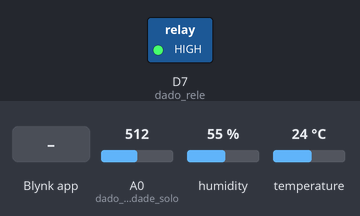
Simulated run of this sketch. Board: ESP8266 (NodeMCU). On the bench: switched loads named in the sketch (green lamp = pin HIGH). The inputs (shaded band) are chosen by the test bench; at power-on: A0 (dado_umidade_solo) = 512, humidity 55 %, temperature 24 °C. WiFi joins after 1.5 s; servers stay silent unless stated; what the sketch prints to the serial monitor is not drawn.

Above: at 3.0 s.
3.1 s: Blynk app writes 1 to V1
At 4.2 s:
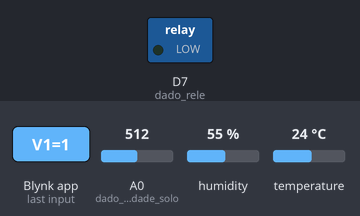
5.3 s: Blynk app writes 0 to V1
At 6.6 s:
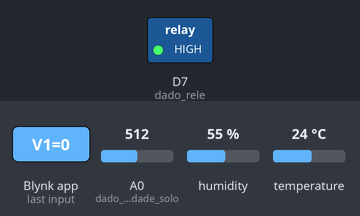
7.3 s: Blynk app writes 200 to V1
At 8.4 s:
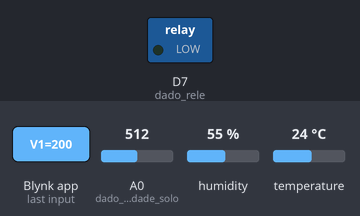
Timing chart, 0 to 10.3 s (numbered marks = the images above; inputs shaded):
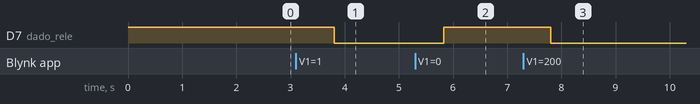

The sketch:

main.ino
```cpp
// Parâmetros Blynk
#define BLYNK_AUTH_TOKEN "SEU_AUTH_TOKEN"
#define BLYNK_TEMPLATE_ID "SEU_TEMPLATE_ID"
#define BLYNK_TEMPLATE_NAME "Seu_Template_Name"

#define BLYNK_PRINT Serial

// Bibliotecas
#include <DHT.h>
#include <ESP8266WiFi.h>
#include <BlynkSimpleEsp8266.h>

// Rede Wi-Fi
char ssid[] = "SUA_REDE_WIFI";
char auth[] = BLYNK_AUTH_TOKEN;
char pass[] = "SUA_SENHA_WIFI";

// Pinos de dados
#define dado_rele D7
#define dado_umidade_solo A0

// Variáveis auxiliares
bool botao_bomba = false;
bool modo_automatico = false;

int limite_umidade_solo = 50;
int umidade_solo = 0;

BlynkTimer timer;

// Sensor DHT11 no pino D5
DHT dht(D5, DHT11);

void setup()
{
  pinMode(dado_rele, OUTPUT);
  pinMode(dado_umidade_solo, INPUT);

  // Relé ativo em LOW:
  // LOW  -> bomba ligada
  // HIGH -> bomba desligada
  digitalWrite(dado_rele, HIGH);

  dht.begin();

  Serial.begin(9600);
  Serial.println("Setup iniciado");

  Blynk.begin(auth, ssid, pass, "blynk.cloud", 80);

  // Timers
  timer.setInterval(1000L, ler_mapear_e_enviar_dado_umidade_solo);
  timer.setInterval(1000L, ler_e_enviar_dados_DHT);
  timer.setInterval(1000L, controlar_bomba_de_agua);
}

// Sincronização ao conectar no Blynk
BLYNK_CONNECTED()
{
  Blynk.syncVirtual(V1);  // Controle manual da bomba
  Blynk.syncVirtual(V11); // Modo automático
  Blynk.syncVirtual(V8);  // Limite de umidade

}

// Controle do modo automático
BLYNK_WRITE(V11)
{
  modo_automatico = param.asInt();
}

// Controle do limite de umidade
BLYNK_WRITE(V8)
{
  limite_umidade_solo = param.asInt();
}

// Controle manual da bomba
BLYNK_WRITE(V1)
{
  botao_bomba = param.asInt();
}

// Leitura e envio da umidade do solo
void ler_mapear_e_enviar_dado_umidade_solo()
{
  int valor = analogRead(dado_umidade_solo);

  if(valor >= 1023)
    umidade_solo = 0;

  else
    umidade_solo = map(valor, 0, 1023, 100, 0);

  // Garante que fique entre 0 e 100%
  umidade_solo = constrain(umidade_solo, 0, 100);

  Blynk.virtualWrite(V0, umidade_solo);
}

// Leitura do DHT11
void ler_e_enviar_dados_DHT()
{
  float umidade_ar = dht.readHumidity();
  float temperatura = dht.readTemperature();

  if(isnan(umidade_ar) || isnan(temperatura))
  {
    Serial.println("Falha na leitura do sensor DHT!");
    return;
  }

  Blynk.virtualWrite(V5, umidade_ar);
  Blynk.virtualWrite(V6, temperatura);
}

// Controle da bomba
void controlar_bomba_de_agua()
{
  if(modo_automatico)
  {
    // Solo seco -> liga bomba
    if(umidade_solo < limite_umidade_solo)
    {
      digitalWrite(dado_rele, LOW);
      Blynk.virtualWrite(V4, 1);
    }

    // Solo úmido + histerese -> desliga bomba
    else if(umidade_solo > limite_umidade_solo + 5)
    {
      digitalWrite(dado_rele, HIGH);
      Blynk.virtualWrite(V4, 0);
    }
  }

  // Controle manual
  else
  {
    if(botao_bomba)
    {
      digitalWrite(dado_rele, LOW);
      Blynk.virtualWrite(V4, 1);
    }

    else
    {
      digitalWrite(dado_rele, HIGH);
      Blynk.virtualWrite(V4, 0);
    }
  }
}

void loop()
{
  Blynk.run();
  timer.run();
}
```

Measured:
- after the input at 3.1 s, D7 (dado_rele): HIGH → LOW after 0.70 s
- after the input at 5.3 s, D7 (dado_rele): LOW → HIGH after 0.53 s
- after the input at 7.3 s, D7 (dado_rele): HIGH → LOW after 0.50 s
